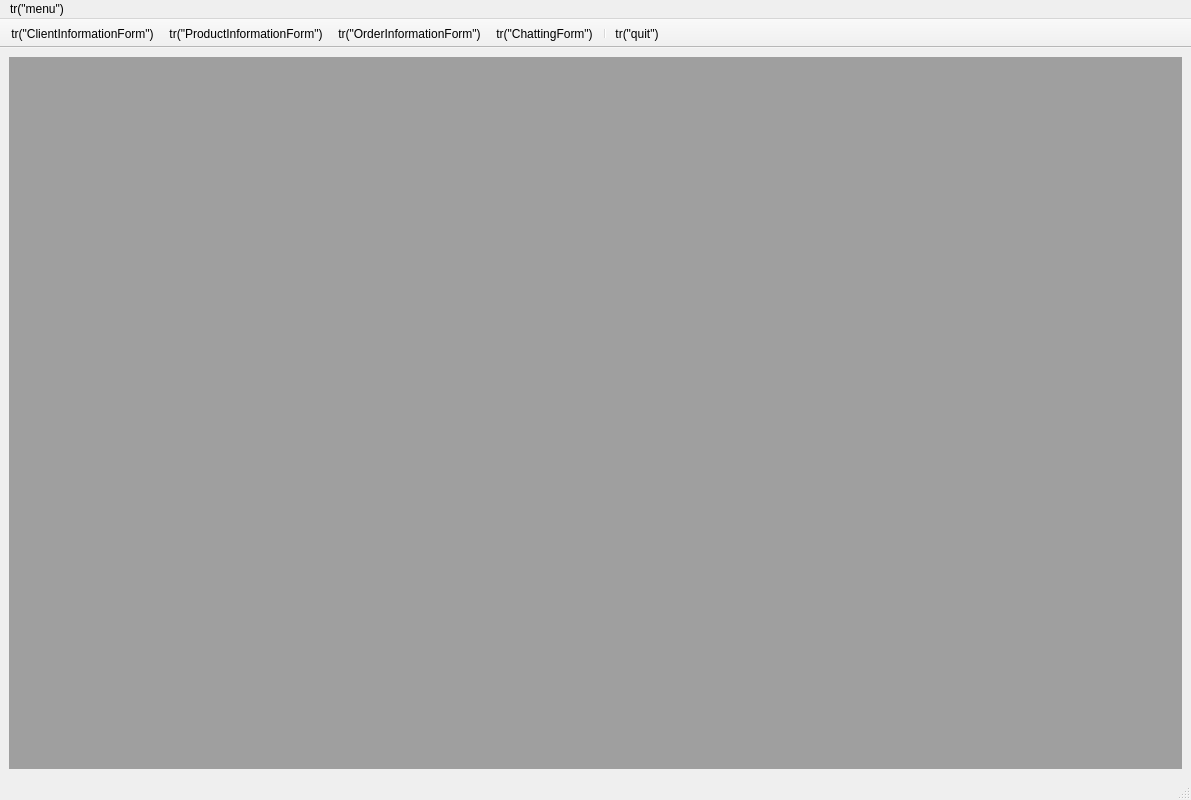
<?xml version="1.0" encoding="UTF-8"?>
<ui version="4.0">
 <class>CS_App</class>
 <widget class="QMainWindow" name="CS_App">
  <property name="geometry">
   <rect>
    <x>0</x>
    <y>0</y>
    <width>1191</width>
    <height>800</height>
   </rect>
  </property>
  <property name="minimumSize">
   <size>
    <width>0</width>
    <height>0</height>
   </size>
  </property>
  <property name="contextMenuPolicy">
   <enum>Qt::NoContextMenu</enum>
  </property>
  <property name="windowTitle">
   <string>CS_App</string>
  </property>
  <property name="toolButtonStyle">
   <enum>Qt::ToolButtonFollowStyle</enum>
  </property>
  <widget class="QWidget" name="centralwidget">
   <property name="contextMenuPolicy">
    <enum>Qt::NoContextMenu</enum>
   </property>
   <layout class="QVBoxLayout" name="verticalLayout">
    <item>
     <widget class="QMdiArea" name="mdiArea">
      <property name="minimumSize">
       <size>
        <width>1000</width>
        <height>500</height>
       </size>
      </property>
      <property name="viewMode">
       <enum>QMdiArea::TabbedView</enum>
      </property>
      <property name="documentMode">
       <bool>false</bool>
      </property>
      <property name="tabsClosable">
       <bool>false</bool>
      </property>
      <property name="tabsMovable">
       <bool>false</bool>
      </property>
      <property name="tabPosition">
       <enum>QTabWidget::South</enum>
      </property>
     </widget>
    </item>
   </layout>
  </widget>
  <widget class="QMenuBar" name="menubar">
   <property name="geometry">
    <rect>
     <x>0</x>
     <y>0</y>
     <width>1191</width>
     <height>17</height>
    </rect>
   </property>
   <widget class="QMenu" name="menutr_menu">
    <property name="title">
     <string>tr(&quot;menu&quot;)</string>
    </property>
    <widget class="QMenu" name="menutr_formManagement">
     <property name="title">
      <string>tr(&quot;formManagement&quot;)</string>
     </property>
     <addaction name="actiontr_ChatServerForm"/>
     <addaction name="actiontr_ClientHandlerForm"/>
     <addaction name="actiontr_ProductHandlerForm"/>
     <addaction name="actiontr_OrderHandlerForm"/>
    </widget>
    <addaction name="menutr_formManagement"/>
    <addaction name="separator"/>
    <addaction name="actiontr_quit"/>
   </widget>
   <addaction name="menutr_menu"/>
  </widget>
  <widget class="QStatusBar" name="statusbar"/>
  <widget class="QToolBar" name="toolBar">
   <property name="contextMenuPolicy">
    <enum>Qt::NoContextMenu</enum>
   </property>
   <property name="windowTitle">
    <string>toolBar</string>
   </property>
   <property name="movable">
    <bool>false</bool>
   </property>
   <property name="allowedAreas">
    <set>Qt::TopToolBarArea</set>
   </property>
   <property name="floatable">
    <bool>false</bool>
   </property>
   <attribute name="toolBarArea">
    <enum>TopToolBarArea</enum>
   </attribute>
   <attribute name="toolBarBreak">
    <bool>false</bool>
   </attribute>
   <addaction name="actiontr_ClientHandlerForm"/>
   <addaction name="actiontr_ProductHandlerForm"/>
   <addaction name="actiontr_OrderHandlerForm"/>
   <addaction name="actiontr_ChatServerForm"/>
   <addaction name="separator"/>
   <addaction name="actiontr_quit"/>
  </widget>
  <action name="actiontr_ClientHandlerForm">
   <property name="text">
    <string>tr(&quot;ClientInformationForm&quot;)</string>
   </property>
  </action>
  <action name="actiontr_ProductHandlerForm">
   <property name="text">
    <string>tr(&quot;ProductInformationForm&quot;)</string>
   </property>
  </action>
  <action name="actiontr_OrderHandlerForm">
   <property name="text">
    <string>tr(&quot;OrderInformationForm&quot;)</string>
   </property>
  </action>
  <action name="actiontr_quit">
   <property name="text">
    <string>tr(&quot;quit&quot;)</string>
   </property>
  </action>
  <action name="actiontr_ChatServerForm">
   <property name="text">
    <string>tr(&quot;ChattingForm&quot;)</string>
   </property>
  </action>
 </widget>
 <resources/>
 <connections>
  <connection>
   <sender>actiontr_quit</sender>
   <signal>triggered()</signal>
   <receiver>CS_App</receiver>
   <slot>close()</slot>
   <hints>
    <hint type="sourcelabel">
     <x>-1</x>
     <y>-1</y>
    </hint>
    <hint type="destinationlabel">
     <x>595</x>
     <y>299</y>
    </hint>
   </hints>
  </connection>
 </connections>
</ui>
